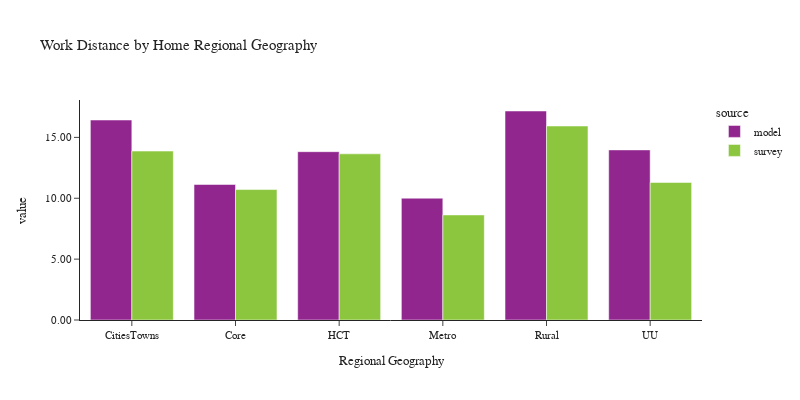

The notebook cell saved with this chart:
### Code cell
plot_work_location(df_workers, 'rg_proposed_home', 'Home Regional Geography', 'Regional Geography')

### Figure 1 — Plotly figure (JSON) as saved in the notebook; plotly's stock layout.template omitted (floating-point values rounded to 4 significant figures)
{"data": [{"alignmentgroup": "True", "customdata": [[17697], [48771], [45790], [72009], [24204], [8401]], "hovertemplate": "source=model<br>rg_proposed_home=%{x}<br>value=%{y}<br>sample count=%{customdata[0]}<extra></extra>", "legendgroup": "model", "marker": {"color": "#91268F", "pattern": {"shape": ""}}, "name": "model", "offsetgroup": "model", "orientation": "v", "showlegend": true, "textposition": "auto", "type": "bar", "x": ["CitiesTowns", "Core", "HCT", "Metro", "Rural", "UU"], "xaxis": "x", "y": [16.43, 11.13, 13.83, 10.0, 17.17, 13.97], "yaxis": "y"}, {"alignmentgroup": "True", "customdata": [[88], [221], [340], [1742], [179], [35]], "hovertemplate": "source=survey<br>rg_proposed_home=%{x}<br>value=%{y}<br>sample count=%{customdata[0]}<extra></extra>", "legendgroup": "survey", "marker": {"color": "#8CC63E", "pattern": {"shape": ""}}, "name": "survey", "offsetgroup": "survey", "orientation": "v", "showlegend": true, "textposition": "auto", "type": "bar", "x": ["CitiesTowns", "Core", "HCT", "Metro", "Rural", "UU"], "xaxis": "x", "y": [13.87, 10.72, 13.65, 8.629, 15.93, 11.3], "yaxis": "y"}], "layout": {"barmode": "group", "font": {"size": 11}, "height": 400, "legend": {"title": {"text": "source"}, "tracegroupgap": 0}, "title": {"text": "Work Distance by Home Regional Geography"}, "width": 800, "xaxis": {"anchor": "y", "domain": [0.0, 1.0], "title": {"text": "Regional Geography"}}, "yaxis": {"anchor": "x", "domain": [0.0, 1.0], "tickformat": ".2f", "title": {"text": "value"}}}}
